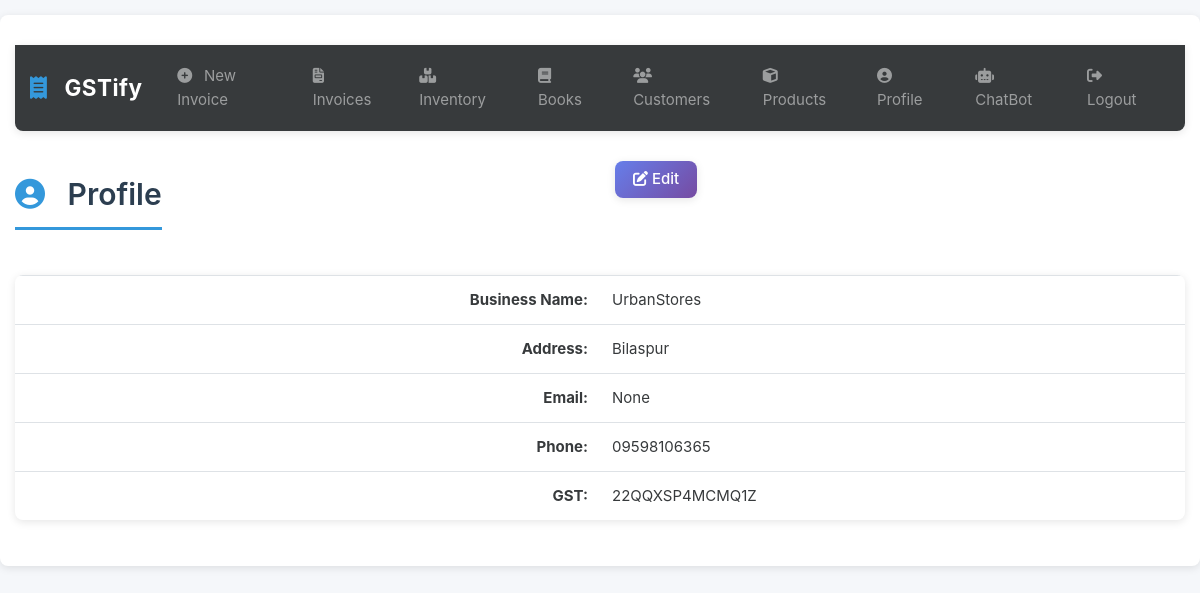
Screenshot of /profile (signed in) with the database file from the repository.
### gstbillingapp/models.py (models this page shows, shortened)
class UserProfile(models.Model):
    user = models.OneToOneField(User, on_delete=models.CASCADE)
    business_title = models.CharField(max_length=100, blank=True, null=True)
    business_address = models.TextField(max_length=400, blank=True, null=True)
    business_email = models.EmailField(blank=True, null=True)
    business_phone = models.CharField(max_length=20, blank=True, null=True)
    business_gst = models.CharField(max_length=15, blank=True, null=True)

### gstbillingapp/views.py (the view)
# urls.py: path('profile', views.user_profile, name='user_profile'),
@login_required
def user_profile(request):
    context = {}
    user_profile = get_object_or_404(UserProfile, user=request.user)
    context['user_profile'] = user_profile
    return render(request, 'gstbillingapp/user_profile.html', context)

### gstbillingapp/templates/gstbillingapp/user_profile.html
{% extends "gstbillingapp/base.html" %}
{% load static %}
{% block content %}
	<div class="row">
		<div class="col">
			<h2><i class="fas fa-user-circle"></i> Profile</h2>
		</div>
		<div class="col">
			<a href="{% url 'user_profile_edit' %}" id="user_profile_edit_btn"><button type="button" class="btn btn-primary"><i class="fas fa-edit"></i> Edit</button></a>
		</div>
	</div>
	<table class="table">
		<tbody class="two-col-form">
			<tr>
				<th scope="row" class="text-right">Business Name:</th>
				<td class="form-input-td customer_search_area">{{user_profile.business_title}}</td>
			</tr>
			<tr>
				<th scope="row" class="text-right">Address:</th>
				<td class="form-input-td">{{user_profile.business_address}}</td>
			</tr>
			<tr>
				<th scope="row" class="text-right">Email:</th>
				<td class="form-input-td">{{user_profile.business_email}}</td>
			</tr>
			<tr>
				<th scope="row" class="text-right">Phone:</th>
				<td class="form-input-td">{{user_profile.business_phone}}</td>
			</tr>
			<tr>
				<th scope="row" class="text-right">GST:</th>
				<td class="form-input-td">{{user_profile.business_gst}}</td>
			</tr>
		</tbody>
	</table>
{% endblock %}

### gstbillingapp/static/gstbillingapp/main.css (style rules this page uses)
:root { --primary-color: #2c3e50; --secondary-color: #3498db; --success-color: #27ae60; --danger-color: #e74c3c; --warning-color: #f39c12; --info-color: #17a2b8; --light-bg: #f8f9fa; --border-radius: 8px; --transition: all 0.3s ease; --shadow: 0 2px 8px rgba(0, 0, 0, 0.1); --shadow-hover: 0 4px 12px rgba(0, 0, 0, 0.15); }
body { font-family: -apple-system, BlinkMacSystemFont, 'Segoe UI', Roboto, 'Helvetica Neue', Arial, sans-serif; background-color: #f5f7fa; color: #333; line-height: 1.6; }
html { scroll-behavior: smooth; }
.table { border-radius: var(--border-radius); overflow: hidden; box-shadow: var(--shadow); }
.two-col-form td, .two-col-form th { width: 25%; }
.btn { border-radius: var(--border-radius); padding: 0.5em 1.2em; font-weight: 500; transition: var(--transition); border: none; box-shadow: var(--shadow); }
.btn-primary { background: linear-gradient(135deg, #667eea 0%, #764ba2 100%); }
h2 { color: var(--primary-color); font-weight: 600; margin-bottom: 1.5em; margin-top: 0.5em; padding-bottom: 0.5em; border-bottom: 3px solid var(--secondary-color); display: inline-block; }
h2 i { color: var(--secondary-color); margin-right: 0.5em; }

### rows the page displays
UserProfile: business_title "UrbanStores", business_address "Bilaspur", business_email "None", business_phone "09598106365", business_gst "22QQXSP4MCMQ1Z"
